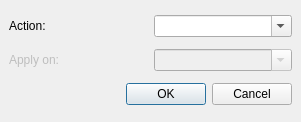
<ui version="4.0" >
 <author></author>
 <comment></comment>
 <exportmacro></exportmacro>
 <class>RzxQuickRun</class>
 <widget class="QDialog" name="RzxQuickRun" >
  <property name="geometry" >
   <rect>
    <x>0</x>
    <y>0</y>
    <width>301</width>
    <height>122</height>
   </rect>
  </property>
  <property name="sizePolicy" >
   <sizepolicy>
    <hsizetype>0</hsizetype>
    <vsizetype>0</vsizetype>
    <horstretch>0</horstretch>
    <verstretch>0</verstretch>
   </sizepolicy>
  </property>
  <property name="windowTitle" >
   <string>Run action</string>
  </property>
  <layout class="QGridLayout" >
   <property name="margin" >
    <number>9</number>
   </property>
   <property name="spacing" >
    <number>6</number>
   </property>
   <item row="1" column="0" >
    <layout class="QHBoxLayout" >
     <property name="margin" >
      <number>0</number>
     </property>
     <property name="spacing" >
      <number>6</number>
     </property>
     <item>
      <widget class="QLabel" name="lblWho" >
       <property name="enabled" >
        <bool>false</bool>
       </property>
       <property name="text" >
        <string>Apply on: </string>
       </property>
       <property name="textFormat" >
        <enum>Qt::PlainText</enum>
       </property>
      </widget>
     </item>
     <item>
      <widget class="QComboBox" name="cbComputer" >
       <property name="enabled" >
        <bool>false</bool>
       </property>
       <property name="editable" >
        <bool>true</bool>
       </property>
       <property name="insertPolicy" >
        <enum>QComboBox::NoInsert</enum>
       </property>
      </widget>
     </item>
    </layout>
   </item>
   <item row="0" column="0" >
    <layout class="QHBoxLayout" >
     <property name="margin" >
      <number>0</number>
     </property>
     <property name="spacing" >
      <number>6</number>
     </property>
     <item>
      <widget class="QLabel" name="lblAction" >
       <property name="text" >
        <string>Action:</string>
       </property>
       <property name="textFormat" >
        <enum>Qt::PlainText</enum>
       </property>
      </widget>
     </item>
     <item>
      <widget class="QComboBox" name="cbAction" >
       <property name="editable" >
        <bool>true</bool>
       </property>
       <property name="insertPolicy" >
        <enum>QComboBox::NoInsert</enum>
       </property>
      </widget>
     </item>
    </layout>
   </item>
   <item row="2" column="0" >
    <layout class="QHBoxLayout" >
     <property name="margin" >
      <number>0</number>
     </property>
     <property name="spacing" >
      <number>6</number>
     </property>
     <item>
      <spacer>
       <property name="orientation" >
        <enum>Qt::Horizontal</enum>
       </property>
       <property name="sizeHint" >
        <size>
         <width>40</width>
         <height>20</height>
        </size>
       </property>
      </spacer>
     </item>
     <item>
      <widget class="QPushButton" name="btnOK" >
       <property name="text" >
        <string>OK</string>
       </property>
      </widget>
     </item>
     <item>
      <widget class="QPushButton" name="btnCancel" >
       <property name="text" >
        <string>Cancel</string>
       </property>
      </widget>
     </item>
    </layout>
   </item>
  </layout>
 </widget>
 <pixmapfunction></pixmapfunction>
 <resources/>
 <connections>
  <connection>
   <sender>btnOK</sender>
   <signal>clicked()</signal>
   <receiver>RzxQuickRun</receiver>
   <slot>accept()</slot>
   <hints>
    <hint type="sourcelabel" >
     <x>351</x>
     <y>38</y>
    </hint>
    <hint type="destinationlabel" >
     <x>233</x>
     <y>29</y>
    </hint>
   </hints>
  </connection>
  <connection>
   <sender>btnCancel</sender>
   <signal>clicked()</signal>
   <receiver>RzxQuickRun</receiver>
   <slot>reject()</slot>
   <hints>
    <hint type="sourcelabel" >
     <x>330</x>
     <y>66</y>
    </hint>
    <hint type="destinationlabel" >
     <x>197</x>
     <y>125</y>
    </hint>
   </hints>
  </connection>
 </connections>
</ui>
